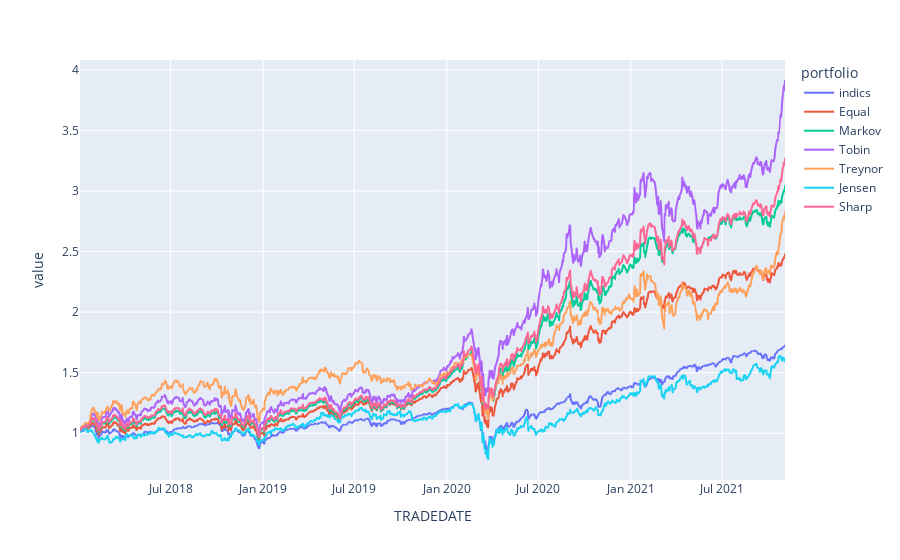

The cell this chart's notebook holds for it:
### Code cell
time_res = pd.DataFrame(d).reset_index()
filtr = ['indics', 'Equal', 'Markov', 'Tobin', 'Sharp', 'Treynor', 'Jensen']
time_res_m = pd.melt(time_res, id_vars=['TRADEDATE'], var_name='portfolio')

time_res_m_filtered = time_res_m.query('portfolio in @filtr')
px.line(time_res_m_filtered, x="TRADEDATE", y="value", color='portfolio')

### Figure 1 — Plotly figure (JSON) as saved in the notebook; plotly's stock layout.template omitted (floating-point values rounded to 4 significant figures; data arrays with more than 128 entries replaced by an {"elided": "..."} marker saying what was removed)
{"data": [{"hovertemplate": "portfolio=indics<br>TRADEDATE=%{x}<br>value=%{y}<extra></extra>", "legendgroup": "indics", "line": {"color": "#636efa", "dash": "solid"}, "marker": {"symbol": "circle"}, "mode": "lines", "name": "indics", "showlegend": true, "type": "scattergl", "x": {"elided": "968 str values"}, "xaxis": "x", "y": {"elided": "968 float values"}, "yaxis": "y"}, {"hovertemplate": "portfolio=Equal<br>TRADEDATE=%{x}<br>value=%{y}<extra></extra>", "legendgroup": "Equal", "line": {"color": "#EF553B", "dash": "solid"}, "marker": {"symbol": "circle"}, "mode": "lines", "name": "Equal", "showlegend": true, "type": "scattergl", "x": {"elided": "968 str values"}, "xaxis": "x", "y": {"elided": "968 float values"}, "yaxis": "y"}, {"hovertemplate": "portfolio=Markov<br>TRADEDATE=%{x}<br>value=%{y}<extra></extra>", "legendgroup": "Markov", "line": {"color": "#00cc96", "dash": "solid"}, "marker": {"symbol": "circle"}, "mode": "lines", "name": "Markov", "showlegend": true, "type": "scattergl", "x": {"elided": "968 str values"}, "xaxis": "x", "y": {"elided": "968 float values"}, "yaxis": "y"}, {"hovertemplate": "portfolio=Tobin<br>TRADEDATE=%{x}<br>value=%{y}<extra></extra>", "legendgroup": "Tobin", "line": {"color": "#ab63fa", "dash": "solid"}, "marker": {"symbol": "circle"}, "mode": "lines", "name": "Tobin", "showlegend": true, "type": "scattergl", "x": {"elided": "968 str values"}, "xaxis": "x", "y": {"elided": "968 float values"}, "yaxis": "y"}, {"hovertemplate": "portfolio=Treynor<br>TRADEDATE=%{x}<br>value=%{y}<extra></extra>", "legendgroup": "Treynor", "line": {"color": "#FFA15A", "dash": "solid"}, "marker": {"symbol": "circle"}, "mode": "lines", "name": "Treynor", "showlegend": true, "type": "scattergl", "x": {"elided": "968 str values"}, "xaxis": "x", "y": {"elided": "968 float values"}, "yaxis": "y"}, {"hovertemplate": "portfolio=Jensen<br>TRADEDATE=%{x}<br>value=%{y}<extra></extra>", "legendgroup": "Jensen", "line": {"color": "#19d3f3", "dash": "solid"}, "marker": {"symbol": "circle"}, "mode": "lines", "name": "Jensen", "showlegend": true, "type": "scattergl", "x": {"elided": "968 str values"}, "xaxis": "x", "y": {"elided": "968 float values"}, "yaxis": "y"}, {"hovertemplate": "portfolio=Sharp<br>TRADEDATE=%{x}<br>value=%{y}<extra></extra>", "legendgroup": "Sharp", "line": {"color": "#FF6692", "dash": "solid"}, "marker": {"symbol": "circle"}, "mode": "lines", "name": "Sharp", "showlegend": true, "type": "scattergl", "x": {"elided": "968 str values"}, "xaxis": "x", "y": {"elided": "968 float values"}, "yaxis": "y"}], "layout": {"autosize": true, "legend": {"title": {"text": "portfolio"}, "tracegroupgap": 0}, "margin": {"t": 60}, "xaxis": {"anchor": "y", "autorange": true, "domain": [0, 1], "range": ["2018-01-02", "2021-11-03"], "title": {"text": "TRADEDATE"}, "type": "date"}, "yaxis": {"anchor": "x", "autorange": true, "domain": [0, 1], "range": [0.6142, 4.081], "title": {"text": "value"}, "type": "linear"}}}
